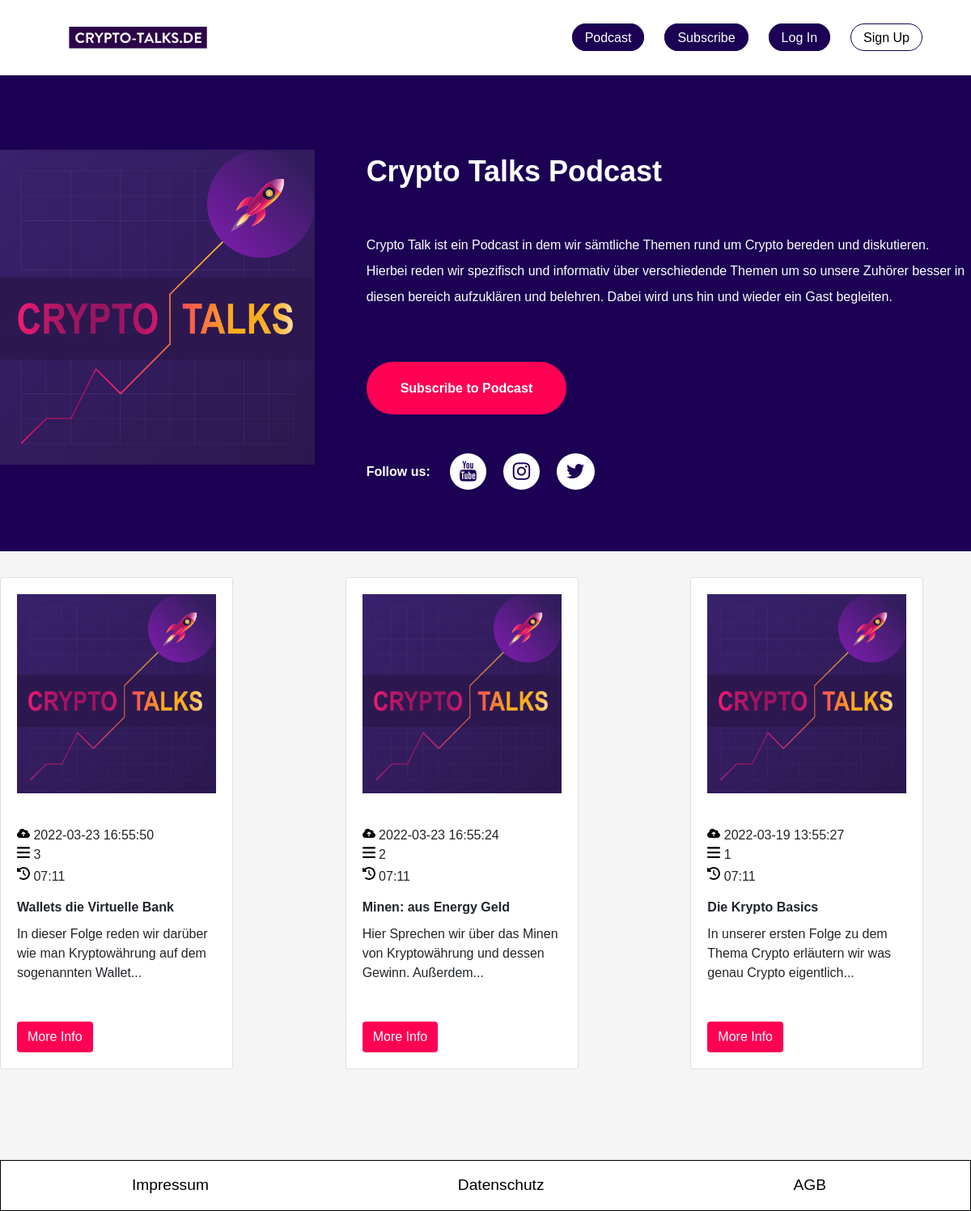
The page / on the database its author committed.
### website/models.py (models this page shows)
class Podcast(db.Model):
    id = db.Column(db.Integer, primary_key=True)
    title = db.Column(db.String(150))
    description = db.Column(db.String(1000))
    date = db.Column(db.DateTime(timezone=True), default=func.now())
    duration = db.Column(db.Integer)
    size = db.Column(db.Integer)
    file_path = db.Column(db.String(150))

### website/views.py (the view)
@views.route('/', methods=['GET', 'POST'])
def home():
    podcasts = Podcast.query.all()
    return render_template("home.html", user=current_user, podcast_list=podcasts)

### website/templates/home.html (shortened to what this page needs)
{% extends "base.html" %}
{% block css %}<link rel="stylesheet" href="{{ url_for('static', filename='css/home.css') }}">{% endblock %}
{% block content %}
<div class="mid">
    <div class="container display">
        <div class="container_cover">
            <img class="cover" src="{{ url_for('static', filename='img/cover.png') }}">
        </div>
        <div class="container_text">
            <div class="title space">
                Crypto Talks Podcast
            </div>
            <div class="description space">
                Crypto Talk ist ein Podcast in dem wir sämtliche Themen rund um Crypto bereden und diskutieren.
                Hierbei reden wir spezifisch und informativ über verschiedende Themen um so unsere Zuhörer
                besser in diesen bereich aufzuklären und belehren. Dabei wird uns hin und wieder ein Gast begleiten.
            </div>
            <div class="container_button">
                <a href="{{ url_for('views.subscribe') }}">
                <button class="button subscribe space">Subscribe to Podcast</button>
                </a>
            </div>
            <div class="container_follow space">
                <div class="follow_text">
                    Follow us:
                </div>
                <div class="logos">
                    <a href="#" class="fa fa-youtube"></a>
                    <a href="#" class="fa fa-instagram"></a>
                    <a href="#" class="fa fa-twitter"></a>
                </div>
            </div>
        </div>
    </div>
</div>
<div class="mid_2">
    <div class="cards_home">
        {% for podcast in podcast_list|reverse %}
        <div class="card">
            <img src="{{ url_for('static', filename='img/cover.png') }}" class="card-img-top" alt="...">
            <div class="card-body">
                <div class="card-metadata">
                    <div>
                        {{ podcast.date }}
                    </div>
                    <div>
                        {{ podcast.id }}
                    </div>
                    <div>
                        {{ podcast.duration }}
                    </div>
                </div>
                <h5 class="card-title">{{ podcast.title }}</h5>
                <p class="card-text">{{ podcast.description|truncate(90, False, '...', 0) }}</p>
                <a href="{{ url_for('views.podcast', episode=podcast.id) }}" class="btn btn-primary" style="background-color: #ff0055; border-color: transparent;">More Info</a>
            </div>
        </div>
        {% endfor %}
    </div>
</div>
{% endblock %}

### website/templates/base.html (shortened to what this page needs)
<html lang="de">
<head>
    <link rel="stylesheet" href="https://cdnjs.cloudflare.com/ajax/libs/font-awesome/4.7.0/css/font-awesome.min.css">
    <link
        rel="stylesheet"
        href="https://stackpath.bootstrapcdn.com/bootstrap/4.4.1/css/bootstrap.min.css"
    />
    <link rel="stylesheet" href="{{ url_for('static', filename='css/navbar.css') }}">
    <link rel="stylesheet" href="{{ url_for('static', filename='css/footer.css') }}">
    {% block css %}{% endblock %}
</head>
<body>
    <nav>
        <ul class="menu">
            <li class="logo"><a href="/"><img src="{{ url_for('static', filename='img/logo.png') }}"></a></li>
            <li class="item button"><a href="/">Podcast</a></li>
            <li class="item button"><a href="/subscribe">Subscribe</a></li>
            {% if user.is_authenticated %}
            <li class="item button"><a href="/ask">Frag Crypto Talks</a></li>
            <li class="item button secondary"><a href="/logout">Logout</a></li>
            {% else %}
            <li class="item button"><a href="/login">Log In</a></li>
            <li class="item button secondary"><a href="/sign-up">Sign Up</a></li>
            {% endif %}
        </ul>
    </nav>
    <main>
        {% block content %}
        {% endblock %}
    </main>
    <footer>
        <div class="container_footer">
            <div class="impressum"><a href="">Impressum</a></div>
            <div class="datenschutz"><a href="">Datenschutz</a></div>
            <div class="agb"><a href="">AGB</a></div>
        </div>
    </footer>
</body>
</html>

### website/static/css/navbar.css (style rules this page uses)
* { padding: 0; margin: 0; }
body { font-family: sans-serif; }
nav { background: #fff; padding: 1.5% 5%; }
ul { list-style-type: none; margin-bottom: 0; }
a { color: white; text-decoration: none; }
.logo img { width: 100%; height: auto; }
.logo { width: 70%; }
.menu li { font-size: 16px; padding: 15px 5px; white-space: nowrap; }
.logo a, .toggle a { font-size: 20px; }
.button.secondary { border-bottom: 1px #444 solid; }
.item.secondary a { color: #000; }
.menu { display: flex; flex-wrap: wrap; justify-content: space-between; align-items: center; }
.item.button { order: 2; }
.item { width: 100%; text-align: center; order: 3; display: none; }
@media all and (min-width: 950px) { .menu { justify-content: center; } }
@media all and (min-width: 950px) { .logo { flex: 1; } }
@media all and (min-width: 950px) { .item.button { width: auto; order: 1; display: block; } }
@media all and (min-width: 950px) { .button.secondary { border: 0; z-index: 2; } }
@media all and (min-width: 950px) { .button a { padding: 7.5px 15px; background: #1B0053; border: 1px #1B0053 solid; border-radius:50em; } }
@media all and (min-width: 950px) { .button.secondary a { background: transparent; } }
@media all and (min-width: 1200px) { .item { display: block; width: auto; } }
@media all and (min-width: 1200px) { .logo { order: 0; } }
@media all and (min-width: 1200px) { .logo img { width: 30%; } }
@media all and (min-width: 1200px) { .item { order: 1; } }
@media all and (min-width: 1200px) { .button { order: 2; } }
@media all and (min-width: 1200px) { .menu li { padding: 15px 25px; } }
@media all and (min-width: 1200px) { .menu li.button { padding-right: 0; } }

### website/static/css/footer.css (style rules this page uses)
body { min-height: 100vh; margin: 0; padding: 0; display: flex; flex-direction: column; }
footer { background-color: #fff; min-height: 50px; position: relative; margin-top: auto; border: 1px solid black; }
.container_footer { display: flex; justify-content: space-around; padding: 1em; }
.container_footer a { text-decoration: none; color: #000; margin-right: 1rem; font-size: 1.2rem; }

### rows shown on the page
Podcast: date "2022-03-23 16:55:50", id "3", duration "07:11", title "Wallets die Virtuelle Bank", description "In dieser Folge reden wir darüber wie man Kryptowährung auf dem sogenannten Wallet..."
Podcast: date "2022-03-23 16:55:24", id "2", duration "07:11", title "Minen: aus Energy Geld", description "Hier Sprechen wir über das Minen von Kryptowährung und dessen Gewinn. Außerdem..."
Podcast: date "2022-03-19 13:55:27", id "1", duration "07:11", title "Die Krypto Basics", description "In unserer ersten Folge zu dem Thema Crypto erläutern wir was genau Crypto eigentlich..."
